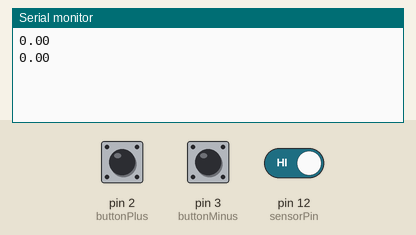
Simulated run of this sketch. Board: Arduino Uno, built with avr-gcc and run on an emulated ATmega328P. On the bench: the last lines printed to the serial monitor. The inputs (shaded band) are chosen by the test bench; at power-on: pin 2 (buttonPlus) HIGH, pin 3 (buttonMinus) HIGH, pin 12 (sensorPin) HIGH.

Above: at 1.2 s.
1.3 s: pin 2 (buttonPlus) pulled LOW for 0.15 s
At 1.5 s:
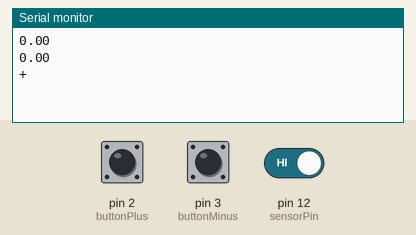
2.9 s: pin 3 (buttonMinus) pulled LOW for 0.15 s
4.5 s: pin 2 (buttonPlus) driven LOW and pin 3 (buttonMinus) driven LOW
At 5.46 s:
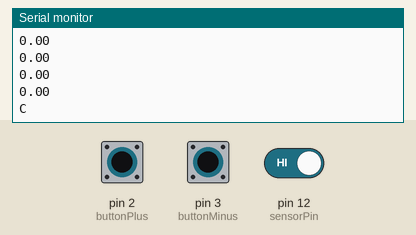

Measured:
- after the input at 1.3 s, the serial monitor: prints a new line after 0.08 s (image 1)
- after the input at 4.5 s, the serial monitor: prints a new line after 0.80 s (image 2)

The sketch:

Speed_AND_btns.ino
```cpp
const int buttonPlus = 2;   // + or confirm
const int buttonMinus = 3;  // - or cancel
const int sensorPin = 12;

unsigned long pressStartTime = 0;
unsigned long lastPressTime = 0;

const unsigned long holdTimeSingle = 80;    //
const unsigned long holdTimeConfirm = 800; // 1000ms for both buttons
const unsigned long debounceDelay = 1000;

// Hall Sensor
unsigned long lastTime = 0;
unsigned long lastSignalTime = 0;
float wheelCircumference = 128.0; // cm
unsigned long timeoutDuration = 750;
float displayedSpeed = 0.0;
float targetSpeed = 0.0;
unsigned long lastUpdateTime = 0;
unsigned long smoothingInterval = 500;
int lastSensorStatus = HIGH;

void setup() {
  pinMode(buttonPlus, INPUT_PULLUP);
  pinMode(buttonMinus, INPUT_PULLUP);
  pinMode(sensorPin, INPUT);
  Serial.begin(9600);
}

void loop() {
  unsigned long now = millis();
  handleHallSensor(now);
  handleButtons(now);
}

void handleButtons(unsigned long now) {
  bool plusPressed = !digitalRead(buttonPlus);
  bool minusPressed = !digitalRead(buttonMinus);

  if (plusPressed && !minusPressed) {
    if (pressStartTime == 0) pressStartTime = now;
    if (now - pressStartTime >= holdTimeSingle && now - lastPressTime > debounceDelay) {
      Serial.println("+");
      lastPressTime = now;
      pressStartTime = 0;
    }
  } else if (minusPressed && !plusPressed) {
    if (pressStartTime == 0) pressStartTime = now;
    if (now - pressStartTime >= holdTimeSingle && now - lastPressTime > debounceDelay) {
      Serial.println("-");
      lastPressTime = now;
      pressStartTime = 0;
    }
  } else if (plusPressed && minusPressed) {
    if (pressStartTime == 0) pressStartTime = now;
    if (now - pressStartTime >= holdTimeConfirm && now - lastPressTime > debounceDelay) {
      Serial.println("C");
      lastPressTime = now;
      pressStartTime = 0;
    }
  } else {
    pressStartTime = 0;
  }
}

void handleHallSensor(unsigned long currentTime) {
  int sensorStatus = digitalRead(sensorPin);

  if (lastSensorStatus == HIGH && sensorStatus == LOW) {
    lastSignalTime = currentTime;

    if (lastTime > 0) {
      unsigned long timeDiff = currentTime - lastTime;
      float timeInSeconds = timeDiff / 1000.0;
      float speedCmPerSec = wheelCircumference / timeInSeconds;
      float speedKph = (speedCmPerSec * 3600) / 100000;
      targetSpeed = speedKph;
    }
    lastTime = currentTime;
  }

  lastSensorStatus = sensorStatus;

  if (currentTime - lastSignalTime > timeoutDuration) {
    targetSpeed = 0.0;
  }

  if (currentTime - lastUpdateTime >= smoothingInterval) {
    lastUpdateTime = currentTime;
    displayedSpeed = (displayedSpeed + targetSpeed) / 2.0;
    Serial.println(displayedSpeed);
  }
}
```
